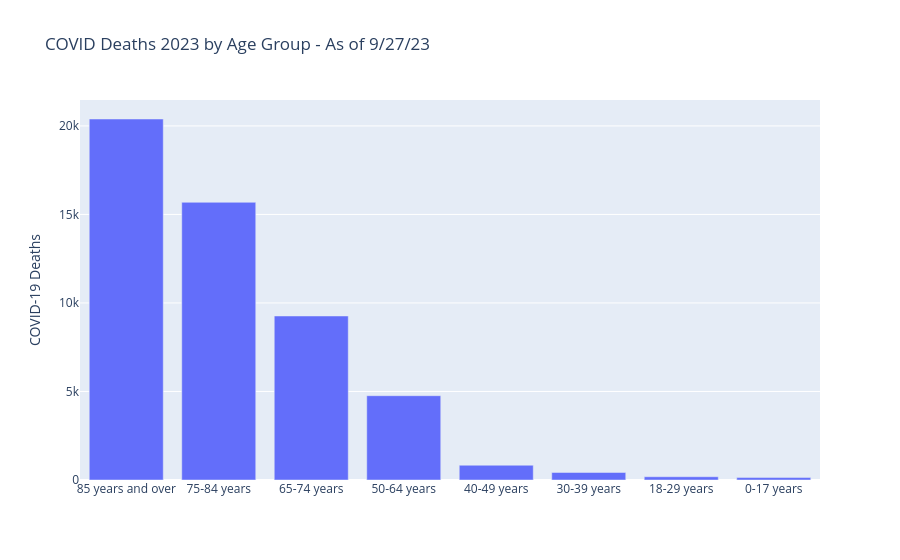

Notebook code cell kept with this figure:
### Code cell
covid_deaths_by_age = (
    df
    .filter(
        pl.col('State')=='United States',
        pl.col('Year') == 2023,
        pl.col('Age Group') != 'All Ages',
        pl.col('Sex') == 'All Sexes'
    )
    .group_by('Age Group')
    .agg(pl.col('COVID-19 Deaths').sum())
    .sort(by='COVID-19 Deaths', descending=True)
)

fig = px.bar(
    covid_deaths_by_age, 
    x='Age Group', 
    y='COVID-19 Deaths', 
    title='COVID Deaths 2023 by Age Group - As of 9/27/23'
)

fig.update_layout(xaxis_title=None)
fig.show()

### Figure 1 — Plotly figure (JSON) as saved in the notebook; plotly's stock layout.template omitted (floating-point values rounded to 4 significant figures)
{"data": [{"hovertemplate": "Age Group=%{x}<br>COVID-19 Deaths=%{y}<extra></extra>", "legendgroup": "", "marker": {"color": "#636efa", "pattern": {"shape": ""}}, "name": "", "orientation": "v", "showlegend": false, "textposition": "auto", "type": "bar", "x": ["85 years and over", "75-84 years", "65-74 years", "50-64 years", "40-49 years", "30-39 years", "18-29 years", "0-17 years"], "xaxis": "x", "y": [20391, 15686, 9264, 4762, 835, 426, 183, 137], "yaxis": "y"}], "layout": {"barmode": "relative", "legend": {"tracegroupgap": 0}, "title": {"text": "COVID Deaths 2023 by Age Group - As of 9/27/23"}, "xaxis": {"anchor": "y", "domain": [0, 1], "title": {}}, "yaxis": {"anchor": "x", "domain": [0, 1], "title": {"text": "COVID-19 Deaths"}}}}
